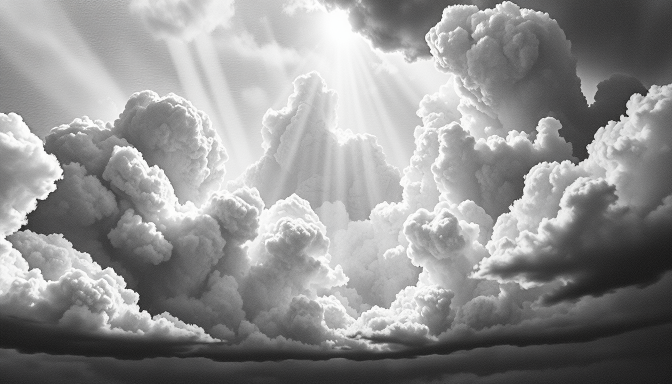
#> input picture UI Kit/art/title_bg/raw/sky_s22.png, 1344 x 768 px (shown at 1/2 size)
$ python build_r1.py
#> lines starting #> are read from the running program, lines starting #| are printed output that depends on the picture; long printed decimals are rounded
"""Builds the title-page layers (1920x1080 unless noted) from raw FLUX output + Pillow. Gold-ink palette only. Out: layers/*.png, composite.png"""
import math, random, os
from PIL import Image, ImageFilter, ImageOps, ImageDraw, ImageChops
os.makedirs("layers", exist_ok=True)
W, H = 1920, 1080
K, D, G, G2, CR = "#0b0a09", "#1a1714", "#b8975a", "#d9b878", "#efe6cf"
def ramp(img, lo=0, hi=255): return ImageOps.colorize(ImageOps.autocontrast(img.convert("L")), K, "#40372a", "#c9b68c", blackpoint=lo, whitepoint=hi, midpoint=130)
# 1 sky: darkened so the figure reads against it
sky = Image.open("raw/sky_s22.png").convert("L").resize((W + 120, H + 68), Image.LANCZOS)
sky = sky.point(lambda v: int(v * 0.8))
ramp(sky, 0, 200).convert("RGB").save("layers/sky.png")  # oversize by 120x68 so parallax drift never shows an edge
# 2 god rays: square, rotate in UI; additive-looking (alpha), fades radially
S = 1400; ray = Image.new("L", (S, S), 0); d = ImageDraw.Draw(ray); random.seed(4)
#> after `ray = Image.new('L', (S, S), 0)`: ray: PIL image 1400x1400 L; every value is 0
for i in range(46):
    a = random.uniform(0, 2 * math.pi); wd = random.uniform(0.012, 0.05); v = random.randint(40, 120)
    d.polygon([(S / 2, S / 2), (S / 2 + S * math.cos(a - wd), S / 2 + S * math.sin(a - wd)), (S / 2 + S * math.cos(a + wd), S / 2 + S * math.sin(a + wd))], fill=v)
ray = ray.filter(ImageFilter.GaussianBlur(14))
fade = Image.radial_gradient("L").resize((S, S)); fade = ImageOps.invert(fade).point(lambda v: min(255, int(v * 1.6)))
ray = ImageChops.multiply(ray, fade)
r = Image.new("RGBA", (S, S), G2); r.putalpha(ray.point(lambda v: int(v * 0.55))); r.save("layers/rays.png")
# 3 figure: hooded faceless robe, mask from luminance, plus a soft fog halo (the "entity" = figure + fog cloak)
f = Image.open("raw/figure2_s43.png").convert("L")
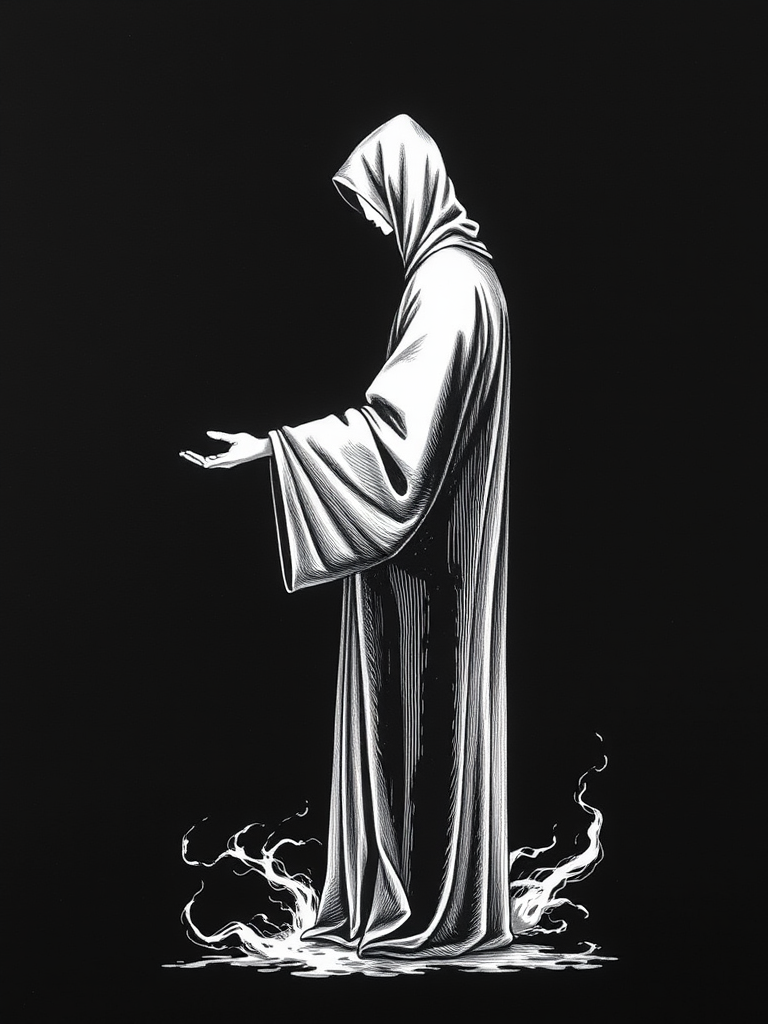
#> input picture UI Kit/art/title_bg/raw/figure2_s43.png, 768 x 1024 px
m = f.point(lambda v: 255 if v > 24 else 0).filter(ImageFilter.MaxFilter(9)).filter(ImageFilter.MinFilter(9)).filter(ImageFilter.GaussianBlur(1.5))
body = ImageOps.colorize(ImageOps.autocontrast(f), D, "#b49f72", CR, midpoint=100).convert("RGBA"); body.putalpha(ImageChops.multiply(m.filter(ImageFilter.GaussianBlur(5)).point(lambda v: int(v*0.82)), Image.linear_gradient('L').transpose(Image.FLIP_TOP_BOTTOM).resize(f.size).point(lambda v: min(255, int(150 + v*0.42)))))
halo = m.filter(ImageFilter.MaxFilter(101)).filter(ImageFilter.GaussianBlur(120)).point(lambda v: min(255, int(v * 1.5)))
fogc = Image.new("RGBA", f.size, CR); fogc.putalpha(halo)
fogc.alpha_composite(body); sc = 2.1
fc = fogc.resize((int(768 * sc), int(1024 * sc)), Image.LANCZOS)
fig = Image.new("RGBA", (W, H), (0, 0, 0, 0)); fig.paste(fc, (367, -152), fc)
#> after `fig = Image.new('RGBA', (W, H), (0, 0, 0, 0))`: fig: PIL image 1920x1080 RGBA; every value is 0
fig.save("layers/figure.png")
# 4 mist bands: wrap-around horizontal noise (tileable in x), alpha
def band(seed, h, op):
#> called with seed = 1, h = 420, op = 1
    random.seed(seed); w = 2048
    base = Image.new("L", (w, h), 0); d = ImageDraw.Draw(base)
#> after `base = Image.new('L', (w, h), 0)`: base: PIL image 2048x420 L; every value is 0
    for _ in range(70):
        x = random.randint(0, w); y = random.randint(h // 4, 3 * h // 4); rx = random.randint(150, 420); ry = random.randint(20, h // 3)
        for dx in (-w, 0, w): d.ellipse([x - rx + dx, y - ry, x + rx + dx, y + ry], fill=random.randint(40, 120))
    base = base.filter(ImageFilter.GaussianBlur(40)); fade = Image.linear_gradient('L').resize((w, h)); fade = fade.point(lambda v: int(255 * math.sin(math.pi * v / 255))); base = ImageChops.multiply(base, fade)
#> after `fade = fade.point(lambda v: int(255 * math.sin(math.pi * v / 255)))`:
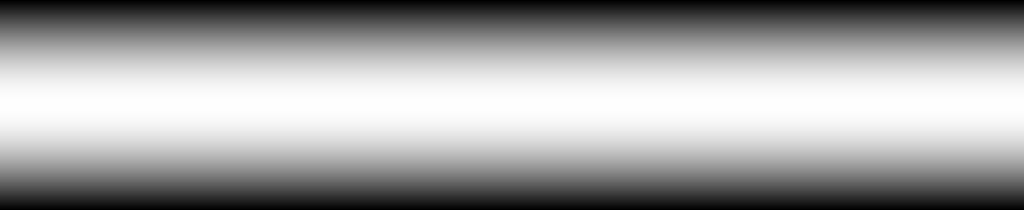
#> fade: PIL image 2048x420 L (shown at 1/2 size); min 0, max 254, mean 161.2
    im = Image.new("RGBA", (w, h), CR); im.putalpha(base.point(lambda v: min(255, int(v * op)))); return im
#> after `im.putalpha(base.point(lambda v: min(255, int(v * op))))`:
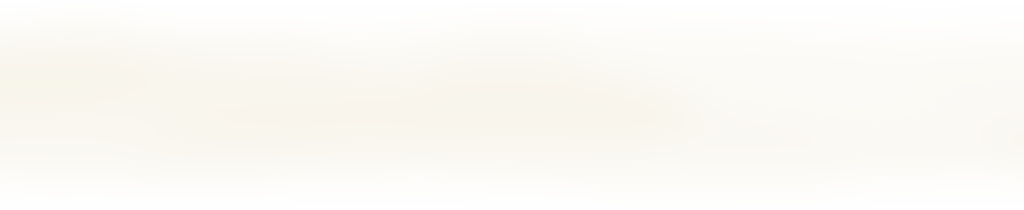
#> im: PIL image 2048x420 RGBA (shown at 1/2 size); mean R, G, B, A 239, 230, 207, 49.1; transparent parts drawn white
band(1, 420, 1.0).save("layers/mist_far.png"); band(2, 420, 1.5).save("layers/mist_near.png")
#> call 2 of band, with seed = 2, h = 420, op = 1.5
#> the loop in band (call 2), `for _ in range(70):` made 70 passes
#> (x, y, rx, ry) on passes 1 to 12: (231, 128, 193, 66), (869, 260, 168, 94), (1523, 244, 377, 84), (1491, 224, 313, 136), (673, 248, 240, 50), (1331, 149, 219, 85), (744, 219, 362, 114), (1449, 197, 378, 40), (1023, 230, 292, 138), (1449, 274, 382, 135), (1870, 229, 263, 140), (1098, 302, 395, 59)
#> in band (call 2), `base = ImageChops.multiply(base, fade)`:
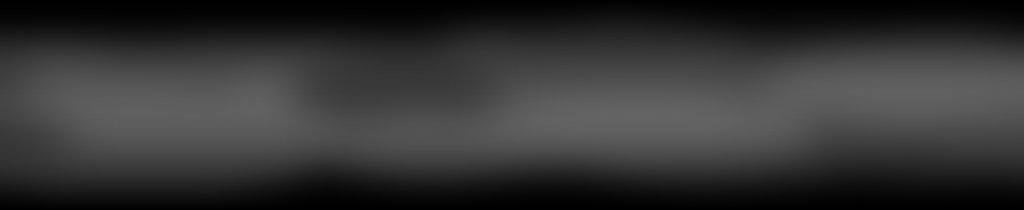
#> base: PIL image 2048x420 L (shown at 1/2 size); min 0, max 100, mean 51
# 5 foreground: bridge edge + tiny character looking up
fg = Image.new("RGBA", (W, H), (0, 0, 0, 0)); d = ImageDraw.Draw(fg)
d.polygon([(0, 900), (W, 840), (W, H), (0, H)], fill=K)
d.line([(0, 896), (W, 836)], fill=G, width=4); d.line([(0, 884), (W, 824)], fill=D, width=3)
for x in range(60, W, 140): y = 896 - x * 60 / W; d.line([(x, y), (x, y - 56)], fill=D, width=5) # posts
d.line([(0, 840), (W, 780)], fill=D, width=4)
cx, cy = 830, 896 - 830 * 60 / W  # ~35px tall figure on the rail line = 3% of height, 1% of width
cy -= 3
d.polygon([(cx - 7, cy), (cx + 7, cy), (cx + 5, cy - 22), (cx + 1, cy - 28), (cx - 1, cy - 28), (cx - 5, cy - 22)], fill=K)  # body + cloak
d.ellipse([cx - 4, cy - 38, cx + 4, cy - 30], fill=K); d.line([(cx + 4, cy - 26), (cx + 13, cy - 38)], fill=K, width=3) # arm raised to the figure
d.ellipse([cx - 5, cy - 39, cx + 3, cy - 31], outline=G, width=1)
fg.save("layers/foreground.png")
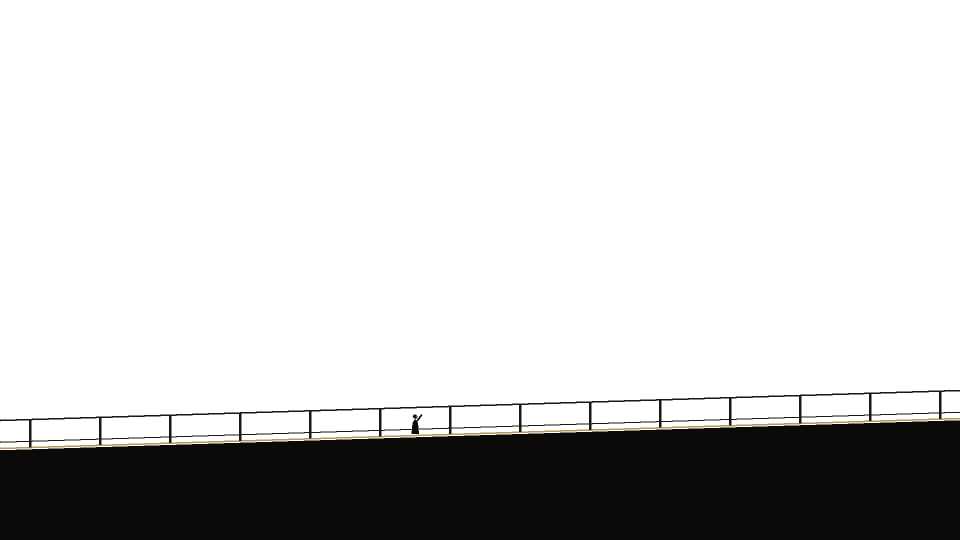
#> saved as foreground.png: PIL image 1920x1080 RGBA (shown at 1/2 size); mean R, G, B, A 2.8, 2.5, 2.1, 51.9; transparent parts drawn white
# composite preview
bg = Image.open("layers/sky.png").crop((60, 34, 60 + W, 34 + H)).convert("RGBA")
rr = Image.open("layers/rays.png").resize((2000, 2000)); bg.alpha_composite(rr.crop((40, 0, 40 + W, H)) if False else rr.crop((40, 460, 40 + W, 460 + H)))
bg.alpha_composite(fig)
for n, y in (("far", 560), ("near", 700)):
    mm = Image.open("layers/mist_%s.png" % n); bg.alpha_composite(mm.crop((0, 0, W, 420)), (0, y)) if False else bg.alpha_composite(mm, (0, y)) if W <= 2048 else None
bg.alpha_composite(fg); bg.convert("RGB").save("composite.png")
#> after `bg.alpha_composite(fg)`:
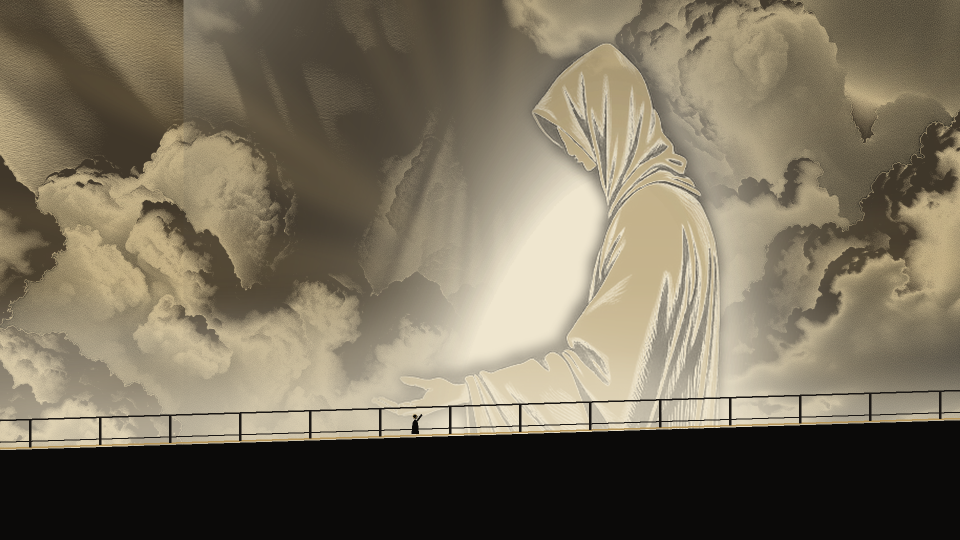
#> bg: PIL image 1920x1080 RGBA (shown at 1/2 size); mean R, G, B, A 120.8, 111.5, 92.4, 255
al = fig.split()[3]; print('entity frac a>60:', sum(al.point(lambda v: 1 if v > 60 else 0).getdata()) / (W * H), 'a>128:', sum(al.point(lambda v: 1 if v > 128 else 0).getdata()) / (W * H))
#> after `al = fig.split()[3]`:
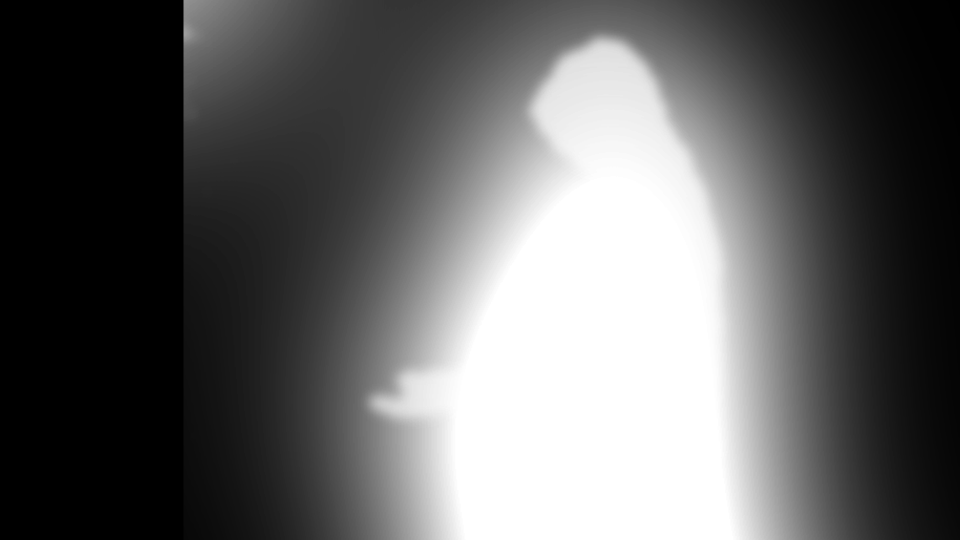
#> al: PIL image 1920x1080 L (shown at 1/2 size); min 0, max 255, mean 97.9
#| entity frac a>60: 0.5088 a>128: 0.3207
